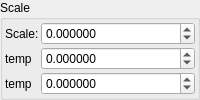
    <widget class="QGroupBox" name="groupBox_3">
     <property name="title">
      <string>Scale</string>
     </property>
     <layout class="QVBoxLayout" name="verticalLayout_6">
      <property name="leftMargin">
       <number>2</number>
      </property>
      <property name="topMargin">
       <number>2</number>
      </property>
      <property name="rightMargin">
       <number>2</number>
      </property>
      <property name="bottomMargin">
       <number>2</number>
      </property>
      <item>
       <layout class="QGridLayout" name="gridLayout" columnstretch="0,2">
        <property name="spacing">
         <number>2</number>
        </property>
        <item row="0" column="1">
         <widget class="MyDoubleSpinBox" name="spinbox_mandelbox_scale">
          <property name="sizePolicy">
           <sizepolicy hsizetype="Minimum" vsizetype="Maximum">
            <horstretch>0</horstretch>
            <verstretch>0</verstretch>
           </sizepolicy>
          </property>
          <property name="prefix">
           <string/>
          </property>
          <property name="suffix">
           <string/>
          </property>
          <property name="decimals">
           <number>6</number>
          </property>
          <property name="minimum">
           <double>-99.998999999999995</double>
          </property>
          <property name="maximum">
           <double>99.998999999999995</double>
          </property>
          <property name="singleStep">
           <double>0.100000000000000</double>
          </property>
         </widget>
        </item>
        <item row="2" column="1">
         <widget class="MyDoubleSpinBox" name="spinbox_mandelbox_vary_rpower">
          <property name="sizePolicy">
           <sizepolicy hsizetype="Minimum" vsizetype="Maximum">
            <horstretch>0</horstretch>
            <verstretch>0</verstretch>
           </sizepolicy>
          </property>
          <property name="prefix">
           <string/>
          </property>
          <property name="suffix">
           <string/>
          </property>
          <property name="decimals">
           <number>6</number>
          </property>
          <property name="minimum">
           <double>-99.998999999999995</double>
          </property>
          <property name="maximum">
           <double>99.998999999999995</double>
          </property>
          <property name="singleStep">
           <double>0.100000000000000</double>
          </property>
         </widget>
        </item>
        <item row="1" column="0">
         <widget class="QLabel" name="label_11">
          <property name="text">
           <string>temp</string>
          </property>
         </widget>
        </item>
        <item row="0" column="0">
         <widget class="QLabel" name="label_7">
          <property name="text">
           <string>Scale:</string>
          </property>
         </widget>
        </item>
        <item row="1" column="1">
         <widget class="MyDoubleSpinBox" name="spinbox_mandelbox_vary_scale_vary">
          <property name="sizePolicy">
           <sizepolicy hsizetype="Minimum" vsizetype="Maximum">
            <horstretch>0</horstretch>
            <verstretch>0</verstretch>
           </sizepolicy>
          </property>
          <property name="prefix">
           <string/>
          </property>
          <property name="suffix">
           <string/>
          </property>
          <property name="decimals">
           <number>6</number>
          </property>
          <property name="minimum">
           <double>-99.998999999999995</double>
          </property>
          <property name="maximum">
           <double>99.998999999999995</double>
          </property>
          <property name="singleStep">
           <double>0.100000000000000</double>
          </property>
         </widget>
        </item>
        <item row="2" column="0">
         <widget class="QLabel" name="label_13">
          <property name="text">
           <string>temp</string>
          </property>
         </widget>
        </item>
       </layout>
      </item>
     </layout>
    </widget>
